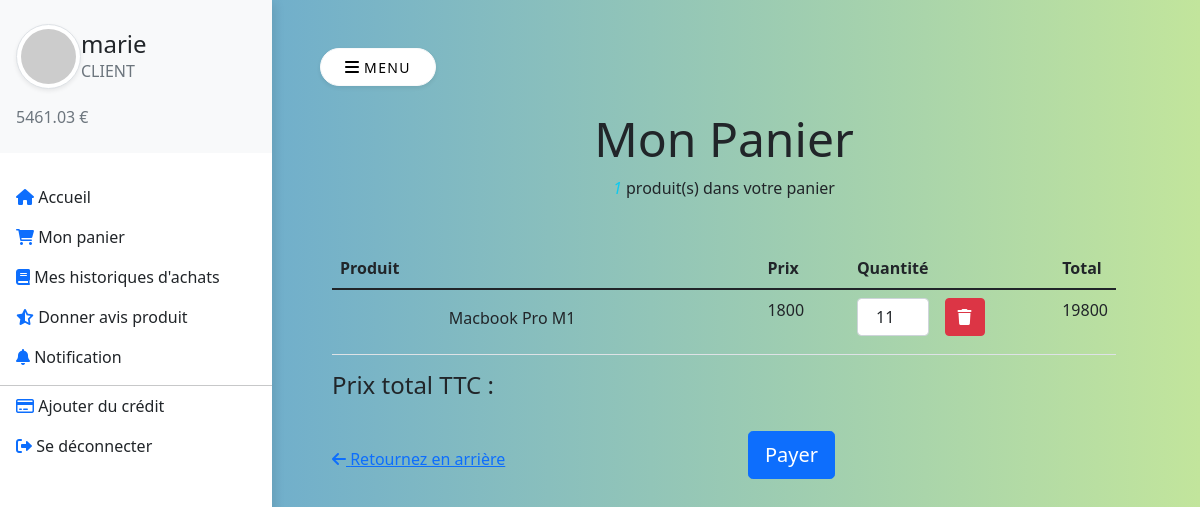
Before: /index.php?p=panier (signed in) with the older database file.
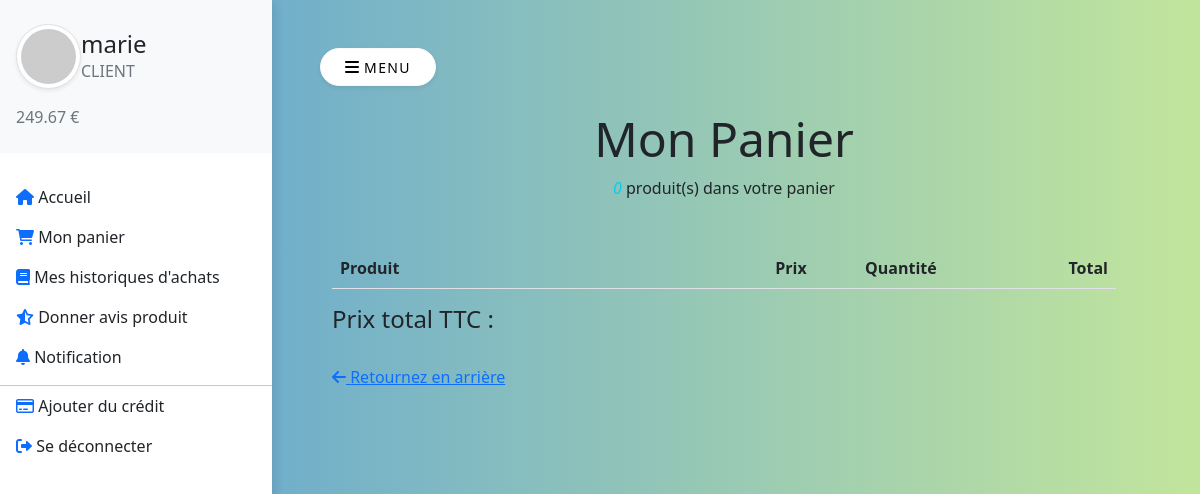
After: the same page with the newer database file.
### tables this page shows
CREATE TABLE "utilisateur" (
	"id"	TEXT NOT NULL,
	"ville"	TEXT NOT NULL,
	"mdp"	TEXT NOT NULL,
	"role"	TEXT NOT NULL,
	"solde"	INTEGER NOT NULL DEFAULT 0,
	PRIMARY KEY("id")
);

CREATE TABLE "produit_panier" (
	"idPanier"	INTEGER NOT NULL,
	"idProduit"	INTEGER NOT NULL,
	"quantite"	INTEGER NOT NULL,
	FOREIGN KEY("idPanier") REFERENCES "panier"("id") ON DELETE CASCADE,
	FOREIGN KEY("idProduit") REFERENCES "produit"("id") ON DELETE CASCADE,
	PRIMARY KEY("idPanier","idProduit")
);

CREATE TABLE "produit" (
	"id"	INTEGER NOT NULL,
	"idCategorie"	INTEGER,
	"image"	INTEGER,
	"ref"	TEXT NOT NULL,
	"quantite"	INTEGER NOT NULL,
	"prixUnit"	INTEGER NOT NULL,
	"description"	TEXT,
	"dateAjout"	TEXT,
	FOREIGN KEY("idCategorie") REFERENCES "categorie"("id") ON DELETE CASCADE,
	PRIMARY KEY("id")
);

### BDD/Commun.php (called while the page is built, shortened)
<?php
class Commun {
    protected $pdo;
    function __construct()
    {
        $this->pdo = new PDO('sqlite:../BDD/commerce.db', null, null, [
            PDO::ATTR_ERRMODE => PDO::ERRMODE_EXCEPTION,
            PDO::ATTR_DEFAULT_FETCH_MODE => PDO::FETCH_ASSOC
        ]);
    }
    function getRole($id): string
    {
        $req = "SELECT role FROM utilisateur WHERE id = :id";
        $p = $this->pdo->prepare($req);
        $p->execute([
            'id' => $id
        ]);
        return $p->fetch()['role'];
    }
    function getLeProduit(int $idProduit): array
    {
        $req = "SELECT * FROM produit WHERE id = :idProduit";
        $p = $this->pdo->prepare($req);
        $p->execute([
            'idProduit' => $idProduit
        ]);
        return $p->fetch();
    }
}

### BDD/client/Client.php (called while the page is built, shortened)
<?php
class Client extends Commun {
    function getMonSolde(): float
    {
        $req = "SELECT solde FROM utilisateur WHERE id = :utilisateurActuel";
        $p = $this->pdo->prepare($req);
        $p->execute([
            'utilisateurActuel' => $_SESSION['id']
        ]);
        return $p->fetch()['solde'];
    }
    function getLesProduitsPanier(): array
    {
        $req = "SELECT * FROM produit_panier
                WHERE idPanier =
                    (SELECT id FROM panier
                    WHERE idUtilisateur = :utilisateurActuel
                    AND statut = 'EN COURS')";
        $p = $this->pdo->prepare($req);
        $p->execute([
            'utilisateurActuel' => $_SESSION['id']
        ]);
        return $p->fetchAll();
    }
}

### elements/varProduit.php (called while the page is built, shortened)
<?php
$leProduit = (array)$pdo->getLeProduit($id);
$ref = htmlentities($leProduit['ref']);
$quantite = (int)$leProduit['quantite'];
$prixUnit = (float)$leProduit['prixUnit'];

### pages/client/panier.php (the view, shortened to what the changed rows need)
<section>
    <div class="container">
        <div class="row w-100">
            <div class="col-lg-12 col-md-12 col-12">
                <h3 class="display-5 mb-2 text-center">Mon Panier</h3>
                <p class="mb-5 text-center">
                    <i class="text-info font-weight-bold" id="nbProduitsPanier"><?= $nbProduits ?></i> produit(s) dans votre panier
                </p>
                <table id="shoppingCart" class="table table-condensed table-responsive">
                    <thead>
                        <tr>
                            <th style="width:60%">Produit</th>
                            <th style="width:12%">Prix</th>
                            <th style="width:10%">Quantité</th>
                            <th style="width:16%"></th>
                            <th style="width:16%">Total</th>
                        </tr>
                    </thead>
                    <tbody>
                        <?php foreach ($lesProduits as $produit):
                            $id = (int)$produit['idProduit'];
                            $quantiteUtilisateur = (int)$produit['quantite'];
                            require dirname(__DIR__, 2) . DIRECTORY_SEPARATOR . 'elements' . DIRECTORY_SEPARATOR . 'varProduit.php';
                            $totalProduit = ($quantiteUtilisateur*$prixUnit);
                        ?>
                            <tr class="leProduit-panier">
                                <td data-th="Product">
                                    <div class="row">
                                        <div class="col-md-3 text-left">
                                        </div>
                                        <div class="col-md-9 text-left mt-sm-2">
                                            <p class="font-weight-light"><?= $ref ?></p>
                                        </div>
                                    </div>
                                </td>
                                <td data-th="Price" id="prix"><?= $prixUnit ?></td>
                                <td data-th="Quantity">
                                    <input type="number" oninput="updateQuantite(<?= $id ?>, <?= $prixUnit ?>, this)" class="form-control form-control text-center quantiteUtilisateur" value="<?= $quantiteUtilisateur ?>" min="1" max="<?= $quantite ?>">
                                </td>
                                <td class="actions" data-th="">
                                    <div class="text-right">
                                        <button class="btn btn-danger" onclick="supprimerProduitPanier(<?= $id ?>, this)">
                                            <i class="fas fa-trash"></i>
                                        </button>
                                    </div>
                                </td>
                                <td data-th="Total" class="totalProduit"><?= $totalProduit ?></td>
                            </tr>
                        <?php endforeach ?>
                    </tbody>
                </table>
                <div class="float-right text-right">
                    <h4>Prix total TTC :</h4>
                </div>
            </div>
        </div>
        <div class="row mt-4 d-flex align-items-center">
            <?php if ($nbProduits > 0): ?>
                <div class="col-sm-6 order-md-2 text-right">
                    <button class="btn btn-primary mb-4 btn-lg pl-5 pr-5" id="payer" onclick="payer()">Payer</button>
                </div>
            <?php endif ?>
            <div class="col-sm-6 mb-3 mb-m-1 order-md-1 text-md-left">
                <a href="index.php?p=accueil"><i class="fas fa-arrow-left mr-2"></i> Retournez en arrière</a>
            </div>
        </div>
    </div>
</section>

### elements/header.php (shortened to what the changed rows need)
<!DOCTYPE html>
<html lang="fr">
<head>
    <link rel="stylesheet" href="https://cdnjs.cloudflare.com/ajax/libs/font-awesome/6.0.0-beta3/css/all.min.css" />
    <link href="https://cdn.jsdelivr.net/npm/bootstrap@5.1.3/dist/css/bootstrap.min.css" rel="stylesheet">
    <link rel="stylesheet" href="<?= $css ?>">
</head>
<body>
    <div class="vertical-nav bg-white h-100" id="sidebar">
        <div class="py-4 px-3 mb-4 bg-light">
            <div class="media d-flex align-items-center"><img src="https://picsum.photos/200" alt="..." width="65" class="mr-3 rounded-circle img-thumbnail shadow-sm">
                <div class="media-body">
                    <h4 class="m-0"><?= $sid ?></h4>
                    <p class="font-weight-light text-muted mb-0"><?= $role ?? 'Visiteur' ?></p>
                </div>
            </div>
            <p class="font-weight-light text-muted mb-0 mt-3" id="credit"><?= $credit ?></p>
        </div>
    </div>
    <div class="page-content p-5" id="content">

Changed rows visible on the page:
removed produit_panier: idProduit.ref "Macbook Pro M1", idProduit.prixUnit "1800", quantite "11", quantite.prixUnit "19800"
changed utilisateur "CLIENT": solde "5461.03 €" → "249.67 €"
Other visible differences:
$nbProduits: "1" → "0"
text no longer shown: "Payer"
